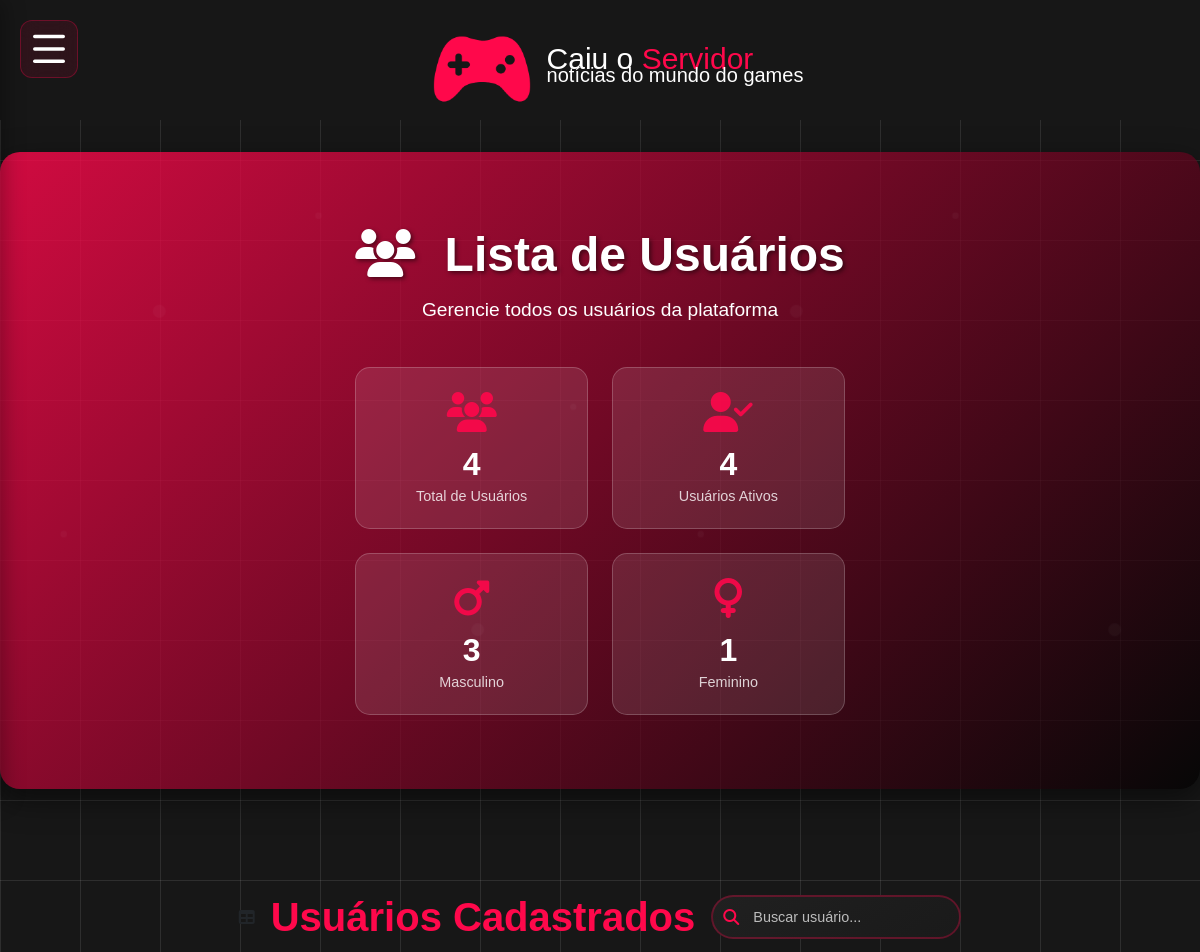
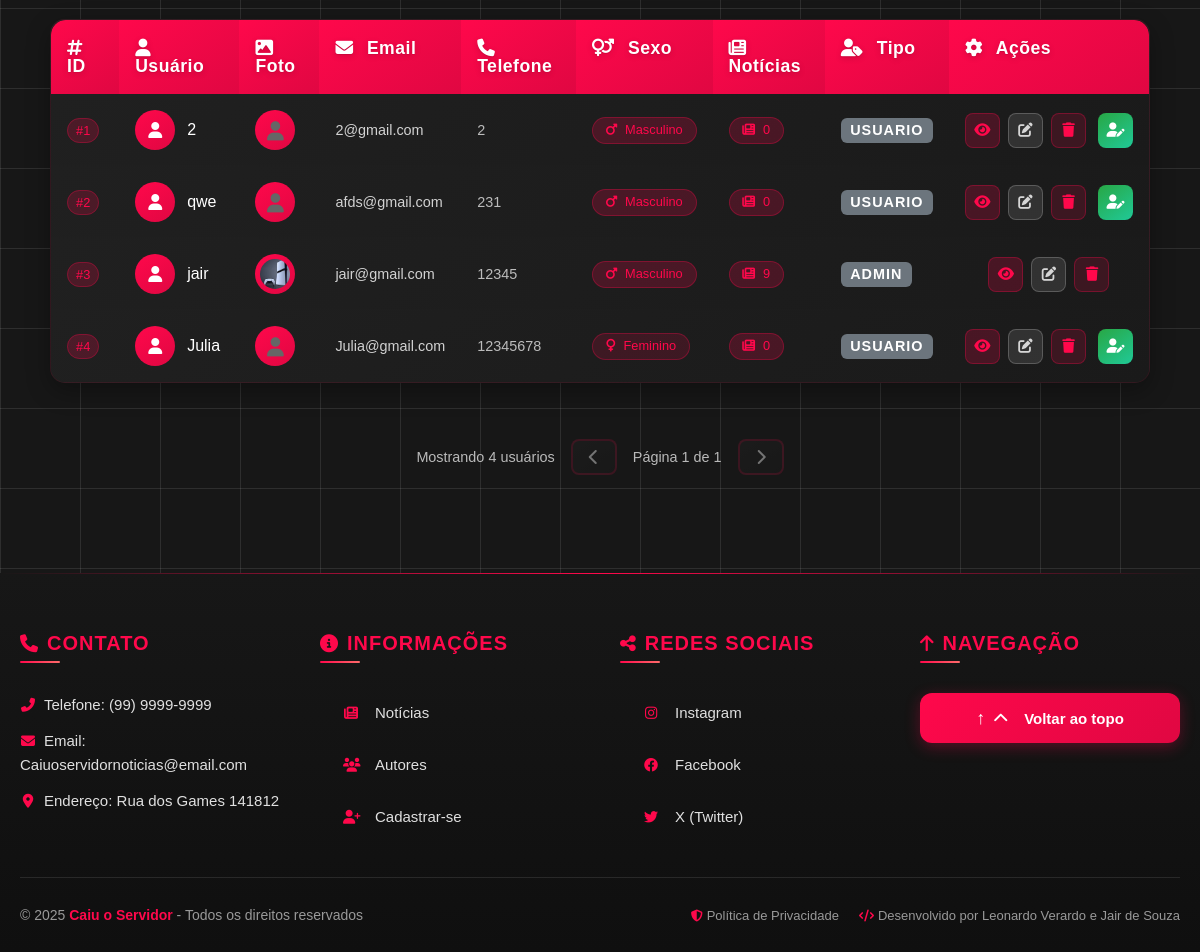
The page /lista_usuarios.php (signed in) on the database its author committed (2 pictures, top to bottom).
### tables this page shows
CREATE TABLE `usuarios` (
  `id` int(11) NOT NULL,
  `nome` varchar(255) NOT NULL,
  `sexo` varchar(1) NOT NULL,
  `fone` int(15) NOT NULL,
  `email` varchar(100) NOT NULL,
  `senha` varchar(255) NOT NULL,
  `tipo` varchar(20) NOT NULL DEFAULT 'usuario',
  `imagem_perfil` varchar(255) DEFAULT NULL
);

### classes/Usuario.php (called while the page is built, shortened)
<?php
class Usuario {
 private $conn;
 private $table_name = "usuarios";
 public function __construct($db) {
  $this->conn = $db;
 }
 public function ler() {
    $query = "SELECT * FROM " . $this->table_name;
    $stmt = $this->conn->prepare($query);
    $stmt->execute();
    return $stmt;
 }
}
?>

### lista_usuarios.php (the view, shortened to what this page needs)
<?php
include_once './config/config.php';
include_once './classes/Usuario.php';
$usuario = new Usuario($db);
$usuarios = $usuario->ler()->fetchAll(PDO::FETCH_ASSOC);
$total_usuarios = count($usuarios);
$usuarios_ativos = count(array_filter($usuarios, function($u) {
    return !empty($u['email']);
}));
$usuarios_masculinos = count(array_filter($usuarios, function($u) {
    return $u['sexo'] === 'M';
}));
$usuarios_femininos = count(array_filter($usuarios, function($u) {
    return $u['sexo'] === 'F';
}));
?>
<!DOCTYPE html>
<html lang="pt-br">
<head>
    <link href="https://cdn.jsdelivr.net/npm/bootstrap@5.3.0/dist/css/bootstrap.min.css" rel="stylesheet">
    <link rel="stylesheet" href="https://cdnjs.cloudflare.com/ajax/libs/font-awesome/6.4.0/css/all.min.css">
    <link rel="stylesheet" href="assets/reset.css">
    <link rel="stylesheet" href="assets/header.css">
    <link rel="stylesheet" href="assets/footer.css">
    <link rel="stylesheet" href="assets/lista_usuarios.css">
</head>
<body>
    <?php include_once './header.php'; ?>
    <div class="hero-section">
        <div class="container">
            <div class="hero-content">
                <h1 class="hero-title">
                    <i class="fas fa-users me-3"></i>
                    Lista de Usuários
                </h1>
                <p class="hero-subtitle">Gerencie todos os usuários da plataforma</p>
                <div class="stats-container">
                    <div class="stat-card">
                        <i class="fas fa-users stat-icon"></i>
                        <div class="stat-content">
                            <span class="stat-number"><?= $total_usuarios ?></span>
                            <span class="stat-label">Total de Usuários</span>
                        </div>
                    </div>
                    <div class="stat-card">
                        <i class="fas fa-user-check stat-icon"></i>
                        <div class="stat-content">
                            <span class="stat-number"><?= $usuarios_ativos ?></span>
                            <span class="stat-label">Usuários Ativos</span>
                        </div>
                    </div>
                    <div class="stat-card">
                        <i class="fas fa-mars stat-icon"></i>
                        <div class="stat-content">
                            <span class="stat-number"><?= $usuarios_masculinos ?></span>
                            <span class="stat-label">Masculino</span>
                        </div>
                    </div>
                    <div class="stat-card">
                        <i class="fas fa-venus stat-icon"></i>
                        <div class="stat-content">
                            <span class="stat-number"><?= $usuarios_femininos ?></span>
                            <span class="stat-label">Feminino</span>
                        </div>
                    </div>
                </div>
            </div>
        </div>
    </div>
    <section class="table-section">
        <div class="container">
            <div class="table-header">
                <div class="table-title">
                    <i class="fas fa-table me-3"></i>
                    <h2>Usuários Cadastrados</h2>
                </div>
                <div class="table-actions">
                    <div class="search-box">
                        <i class="fas fa-search search-icon"></i>
                        <input type="text" id="searchInput" placeholder="Buscar usuário..." class="search-input">
                    </div>
                </div>
            </div>
            <div class="table-container">
                <div class="table-responsive">
                    <table class="table table-hover" id="usuariosTable">
                        <thead>
                            <tr>
                                <th>
                                    <i class="fas fa-hashtag me-2"></i>
                                    ID
                                </th>
                                <th>
                                    <i class="fas fa-user me-2"></i>
                                    Usuário
                                </th>
                                <th>
                                    <i class="fas fa-image me-2"></i>
                                    Foto
                                </th>
                                <th>
                                    <i class="fas fa-envelope me-2"></i>
                                    Email
                                </th>
                                <th>
                                    <i class="fas fa-phone me-2"></i>
                                    Telefone
                                </th>
                                <th>
                                    <i class="fas fa-venus-mars me-2"></i>
                                    Sexo
                                </th>
                                <th>
                                    <i class="fas fa-newspaper me-2"></i>
                                    Notícias
                                </th>
                                <th>
                                    <i class="fas fa-user-tag me-2"></i>
                                    Tipo
                                </th>
                                <th>
                                    <i class="fas fa-cog me-2"></i>
                                    Ações
                                </th>
                            </tr>
                        </thead>
                        <tbody>
                            <?php foreach ($usuarios as $user): ?>
                                <?php
                                $stmt = $db->prepare("SELECT COUNT(*) FROM noticias WHERE autor_id = ?");
                                $stmt->execute([$user['id']]);
                                $num_noticias = $stmt->fetchColumn();
                                ?>
                                <tr>
                                    <td>
                                        <span class="user-id">#<?= $user['id'] ?></span>
                                    </td>
                                    <td>
                                        <div class="user-info">
                                            <div class="user-avatar">
                                                <i class="fas fa-user"></i>
                                            </div>
                                            <div class="user-details">
                                                <span class="user-name"><?= htmlspecialchars($user['nome']) ?></span>
                                            </div>
                                        </div>
                                    </td>
                                    <td>
                                        <div class="user-avatar">
                                            <?php if (!empty($user['imagem_perfil'])): ?>
                                                <img src="uploads/<?= htmlspecialchars($user['imagem_perfil']) ?>" alt="Foto de Perfil" style="width: 30px; height: 30px; border-radius: 50%; object-fit: cover;">
                                            <?php else: ?>
                                                <i class="fas fa-user" style="font-size: 1.2rem; color: #666;"></i>
                                            <?php endif; ?>
                                        </div>
                                    </td>
                                    <td>
                                        <span class="user-email"><?= htmlspecialchars($user['email']) ?></span>
                                    </td>
                                    <td>
                                        <span class="user-phone"><?= htmlspecialchars($user['fone']) ?></span>
                                    </td>
                                    <td>
                                        <?php
                                        $sexo_icon = '';
                                        $sexo_class = '';
                                        switch($user['sexo']) {
                                            case 'M':
                                                $sexo_icon = 'fas fa-mars';
                                                $sexo_class = 'sexo-masculino';
                                                $sexo_text = 'Masculino';
                                                break;
                                            case 'F':
                                                $sexo_icon = 'fas fa-venus';
                                                $sexo_class = 'sexo-feminino';
                                                $sexo_text = 'Feminino';
                                                break;
                                        }
                                        ?>
                                        <span class="sexo-badge <?= $sexo_class ?>">
                                            <i class="<?= $sexo_icon ?> me-1"></i>
                                            <?= $sexo_text ?>
                                        </span>
                                    </td>
                                    <td>
                                        <span class="noticias-count">
                                            <i class="fas fa-newspaper me-1"></i>
                                            <?= $num_noticias ?>
                                        </span>
                                    </td>
                                    <td>
                                        <span class="user-role badge bg-secondary text-uppercase" style="font-size:0.9em;letter-spacing:1px;">
                                            <?= htmlspecialchars($user['tipo'] ?? 'usuario') ?>
                                        </span>
                                    </td>
                                    <td>
                                        <div class="action-buttons">
                                            <button class="btn-action btn-view" onclick="verUsuario(<?= $user['id'] ?>)" title="Ver detalhes">
                                                <i class="fas fa-eye"></i>
                                            </button>
                                            <?php if (isset($_SESSION['usuario_tipo']) && $_SESSION['usuario_tipo'] === 'admin'): ?>
                                            <button class="btn-action btn-edit" onclick="abrirModalEditarUsuario(<?= $user['id'] ?>)" title="Editar">
                                                <i class="fas fa-edit"></i>
                                            </button>
                                            <?php endif; ?>
                                            <button class="btn-action btn-delete" onclick="excluirUsuario(<?= $user['id'] ?>)" title="Excluir">
                                                <i class="fas fa-trash"></i>
                                            </button>
                                            <?php if (isset($_SESSION['usuario_tipo']) && $_SESSION['usuario_tipo'] === 'admin' && ($user['tipo'] ?? 'usuario') === 'usuario'): ?>
                                                <form method="post" action="tornar_autor.php" style="display:inline;">
                                                    <button type="submit" class="btn-action btn-promote" title="Tornar Autor">
                                                        <i class="fas fa-user-edit"></i>
                                                    </button>
                                                </form>
                                            <?php endif; ?>
                                        </div>
                                    </td>
                                </tr>
                            <?php endforeach; ?>
                        </tbody>
                    </table>
                </div>
            </div>
            <div class="pagination-container">
                <div class="pagination-info">
                    <span>Mostrando <?= $total_usuarios ?> usuários</span>
                </div>
                <div class="pagination-controls">
                    <button class="btn-pagination" disabled>
                        <i class="fas fa-chevron-left"></i>
                    </button>
                    <span class="page-info">Página 1 de 1</span>
                    <button class="btn-pagination" disabled>
                        <i class="fas fa-chevron-right"></i>
                    </button>
                </div>
            </div>
        </div>
    </section>
    <?php include_once './footer.php'; ?>
</body>
</html>

### assets/header.css (style rules this page uses)
.container { display: flex; justify-content: center; flex-direction: column; align-items: center; padding: 10px 20px; }

### assets/footer.css (style rules this page uses)
.me-1 { margin-right: 0.25rem; }
.me-2 { margin-right: 0.5rem; }
html { scroll-behavior: smooth; }

### rows shown on the page
usuarios: id "1", nome "2", email "2@gmail.com", fone "2", sexo "Masculino", num_noticias "0", tipo "USUARIO"
usuarios: id "2", nome "qwe", email "afds@gmail.com", fone "231", sexo "Masculino", num_noticias "0", tipo "USUARIO"
usuarios: id "3", nome "jair", imagem_perfil (picture), email "jair@gmail.com", fone "12345", sexo "Masculino", num_noticias "9", tipo "ADMIN"
usuarios: id "4", nome "Julia", email "Julia@gmail.com", fone "12345678", sexo "Feminino", num_noticias "0", tipo "USUARIO"

### other values the page prints
$total_usuarios "4"
$usuarios_ativos "4"
$usuarios_masculinos "3"
$usuarios_femininos "1"
